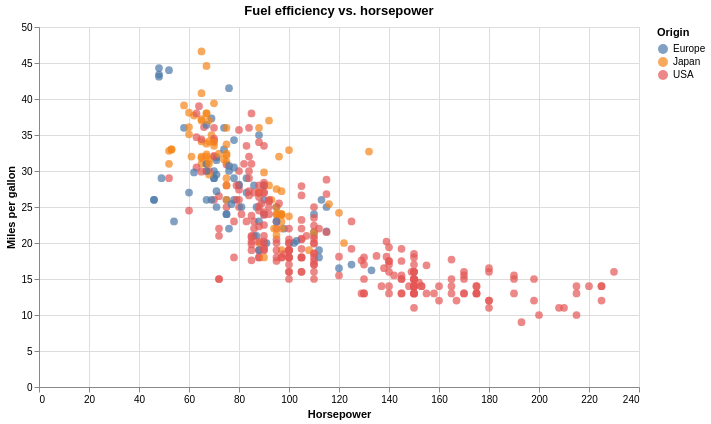

Notebook code for this chart:
### Markdown cell above
## 2. Build one chart
Some ways to make it interactive:
- `tooltip=[...]` &rarr; hover tooltips
- `.interactive()` &rarr; pan / zoom

### Code cell
chart = (
    alt.Chart(source)
    .mark_circle(size=60, opacity=0.7)
    .encode(
        x=alt.X("Horsepower:Q"), #Q for quantitative
        y=alt.Y("Miles_per_Gallon:Q", title="Miles per gallon"),
        color=alt.Color("Origin:N"), #N for nominal (categorical)
        tooltip=["Name:N", "Horsepower:Q", "Miles_per_Gallon:Q"],
    )
    .properties(width=600, height=360, title="Fuel efficiency vs. horsepower")
    .interactive()
)
chart

### Figure 1 — Vega-Lite specification as saved in the notebook (floating-point values rounded to 4 significant figures; data arrays with more than 128 entries replaced by an {"elided": "..."} marker saying what was removed)
{"config": {"view": {"continuousWidth": 300, "continuousHeight": 300}}, "data": {"name": "data-583e73726c1545c56c203344161a975c"}, "mark": {"type": "circle", "opacity": 0.7, "size": 60}, "encoding": {"color": {"field": "Origin", "type": "nominal"}, "tooltip": [{"field": "Name", "type": "nominal"}, {"field": "Horsepower", "type": "quantitative"}, {"field": "Miles_per_Gallon", "type": "quantitative"}], "x": {"field": "Horsepower", "type": "quantitative"}, "y": {"field": "Miles_per_Gallon", "title": "Miles per gallon", "type": "quantitative"}}, "height": 360, "params": [{"name": "param_1e9efca18e7a2868", "select": {"type": "interval", "encodings": ["x", "y"]}, "bind": "scales"}], "title": "Fuel efficiency vs. horsepower", "width": 600, "$schema": "https://vega.github.io/schema/vega-lite/v6.4.1.json", "datasets": {"data-583e73726c1545c56c203344161a975c": {"elided": "406 records"}}}
